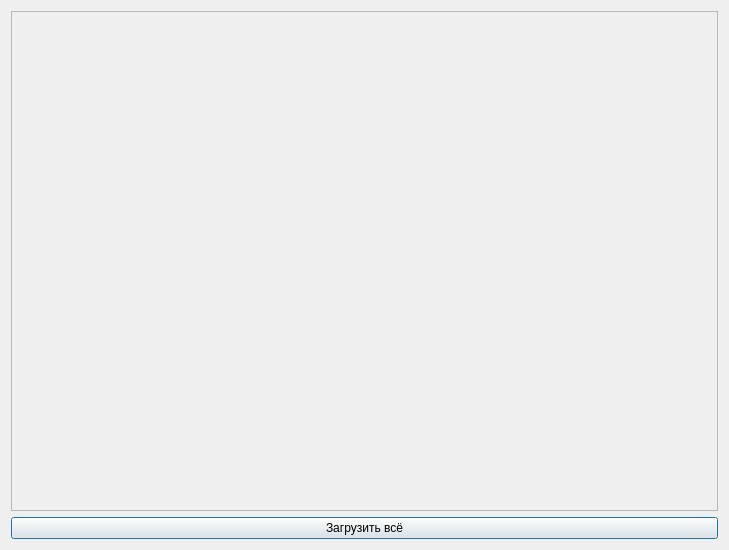
<?xml version="1.0" encoding="UTF-8"?>
<ui version="4.0">
 <class>RequestClassHandler</class>
 <widget class="QDialog" name="RequestClassHandler">
  <property name="geometry">
   <rect>
    <x>0</x>
    <y>0</y>
    <width>729</width>
    <height>550</height>
   </rect>
  </property>
  <property name="windowTitle">
   <string>Dialog</string>
  </property>
  <layout class="QVBoxLayout" name="verticalLayout">
   <item>
    <widget class="QScrollArea" name="scrollArea">
     <property name="widgetResizable">
      <bool>true</bool>
     </property>
     <widget class="QWidget" name="scrollAreaWidgetContents">
      <property name="geometry">
       <rect>
        <x>0</x>
        <y>0</y>
        <width>709</width>
        <height>496</height>
       </rect>
      </property>
      <layout class="QVBoxLayout" name="verticalLayout_2">
       <item>
        <widget class="QWidget" name="siteList" native="true"/>
       </item>
      </layout>
     </widget>
    </widget>
   </item>
   <item>
    <widget class="QPushButton" name="pushButtonGetAll">
     <property name="text">
      <string>Загрузить всё</string>
     </property>
    </widget>
   </item>
  </layout>
 </widget>
 <resources/>
 <connections/>
</ui>
